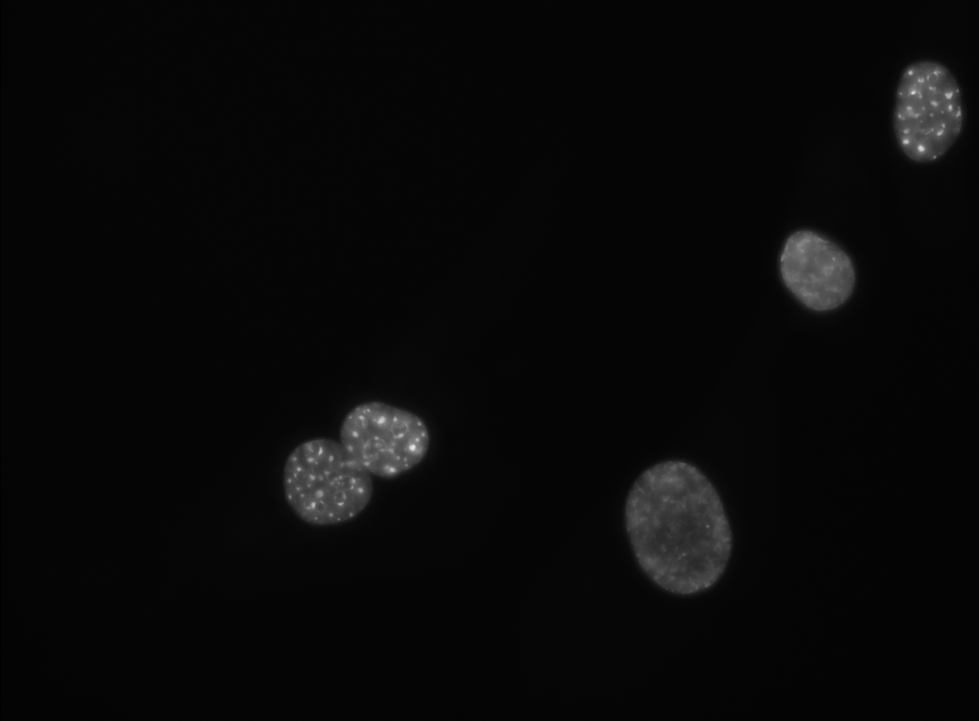
#> input picture data/DO/DAPI.TIF, 979 x 721 px, shrunk from 1330 x 980 before the run
$ python tiling_script.py ../../../data/DO/DAPI.TIF 5 5
#> lines starting #> are read from the running program, lines starting #| are printed output that depends on the picture
### src/tiling/bin/modules/adaptedTileFunction.py
import os
import glob
import numpy as np
from skimage import io
from typing import List
from tifffile import imsave
from skimage.io import imread_collection, imsave, imread

# [26 lines left out: functions calculateOptimalLargestResolution, padImage, not called in this run]

def tileImage(image_path: str, ydiv: int, xdiv: int, image_prefix: str="test"):
#> called with image_path = '../../../data/DO/DAPI.TIF', ydiv = 5, xdiv = 5, image_prefix = '../../../data/DO/DAPI'
    image = imread(image_path)
#> image is the input picture: shape (721, 979); min 1, max 230, mean 8.4
    temp_split = np.array_split(image, ydiv, axis = 0)
#> temp_split = 5 items
    # Item sublist part is just to unpack a list of lists into one list
    final_split = [item for sublist in [np.array_split(row, xdiv, axis = 1) for row in temp_split] for item in sublist]#TODO what is axis=2?
#> final_split = 25 items

    for i, img in enumerate(final_split, 1):
        imsave(f"{image_prefix}_tile{i}.tif", img) #TODO explain the better f-string format
#> this loop made 25 passes
#> pass 1, in tileImage, `imsave(f"{image_prefix}_tile{i}.tif", img)`:
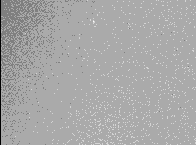
#> saved as DAPI_tile1.tif: shape (145, 196); min 1, max 7, mean 4.94; drawn with min black and max white
#> pass 2, in tileImage, `imsave(f"{image_prefix}_tile{i}.tif", img)`:
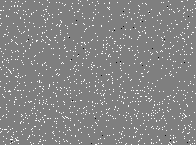
#> saved as DAPI_tile2.tif: shape (145, 196); min 4, max 6, mean 5.05; drawn with min black and max white

# [8 lines left out: function globalfunc, not called in this run]


### src/tiling/bin/tiling_script.py
import sys
import os
from modules.adaptedTileFunction import tileImage


image = sys.argv[1]
prefix = os.path.splitext(image)[0]
xdiv = int(sys.argv[2])
ydiv = int(sys.argv[3])
tileImage(image_path = image,xdiv = xdiv, ydiv = ydiv,  image_prefix = prefix)
